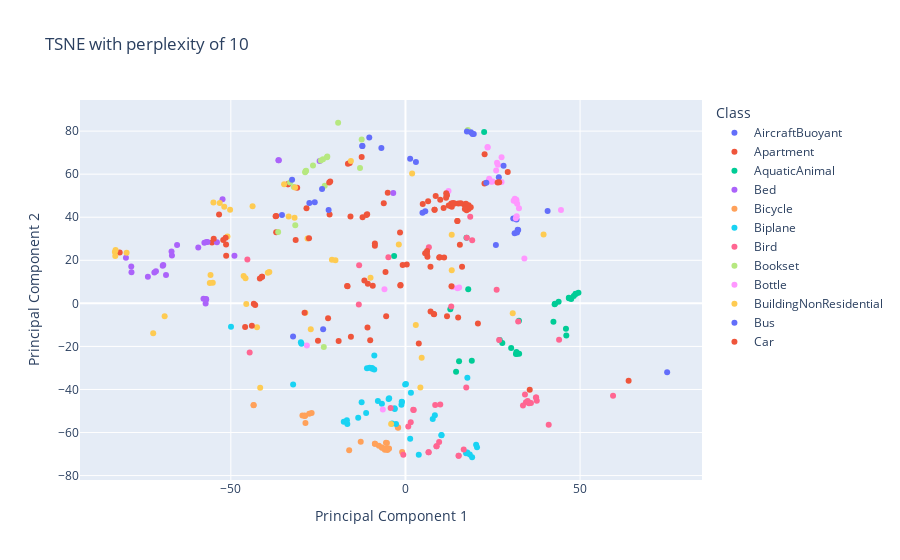

This figure's notebook cell:
### Code cell
X_embedded = TSNE(n_components=2, learning_rate='auto',init='random', perplexity=10).fit_transform(X)
tsne_df = pd.DataFrame(data=X_embedded, columns=['PCA1', 'PCA2'])
tsne_df['Class'] = Y['class']  # Add the class labels
tsne_df['Name']=Y["mesh_name"]

plot_data(tsne_df,"PCA1","PCA2", title="TSNE with perplexity of 10", subset=chunks[0],html_filename="plot_tsne_perplexity_10.html")

### Figure 1 — Plotly figure (JSON) as saved in the notebook; plotly's stock layout.template omitted (floating-point values rounded to 4 significant figures; data arrays with more than 128 entries replaced by an {"elided": "..."} marker saying what was removed)
{"data": [{"customdata": [["AircraftBuoyant", "m1337.obj"], ["AircraftBuoyant", "m1338.obj"], ["AircraftBuoyant", "m1339.obj"], ["AircraftBuoyant", "m1340.obj"], ["AircraftBuoyant", "m1341.obj"], ["AircraftBuoyant", "m1342.obj"], ["AircraftBuoyant", "m1343.obj"], ["AircraftBuoyant", "m1344.obj"], ["AircraftBuoyant", "m1345.obj"], ["AircraftBuoyant", "m1346.obj"], ["AircraftBuoyant", "m1348.obj"], ["AircraftBuoyant", "m1349.obj"], ["AircraftBuoyant", "m1350.obj"], ["AircraftBuoyant", "m1351.obj"], ["AircraftBuoyant", "m1352.obj"]], "hovertemplate": "Class=%{customdata[0]}<br>Principal Component 1=%{x}<br>Principal Component 2=%{y}<br>Name=%{customdata[1]}<extra></extra>", "legendgroup": "AircraftBuoyant", "marker": {"color": "#636efa", "symbol": "circle"}, "mode": "markers", "name": "AircraftBuoyant", "orientation": "v", "showlegend": true, "type": "scatter", "x": [-12.32, -12.38, -10.36, 25.89, 31.26, 2.996, -6.895, 1.343, -32.18, 32.28, 32.13, 31.95, 31.8, 40.7, 30.86], "xaxis": "x", "y": [73.07, 73.14, 77.04, 27.07, 32.57, 65.63, 72.18, 67.17, -15.38, 34.12, 34.16, 32.89, 38.96, 42.85, 39.41], "yaxis": "y"}, {"customdata": [["Apartment", "D00045.obj"], ["Apartment", "D00086.obj"], ["Apartment", "D00138.obj"], ["Apartment", "D00156.obj"], ["Apartment", "D00310.obj"], ["Apartment", "D00348.obj"], ["Apartment", "D00366.obj"], ["Apartment", "D00478.obj"], ["Apartment", "D00496.obj"], ["Apartment", "D00626.obj"], ["Apartment", "D00639.obj"], ["Apartment", "D00651.obj"], ["Apartment", "D00681.obj"], ["Apartment", "D00780.obj"], ["Apartment", "D00792.obj"], ["Apartment", "D00859.obj"], ["Apartment", "D00860.obj"], ["Apartment", "D00869.obj"], ["Apartment", "D00921.obj"], ["Apartment", "D00953.obj"], ["Apartment", "m463.obj"], ["Apartment", "m464.obj"], ["Apartment", "m465.obj"]], "hovertemplate": "Class=%{customdata[0]}<br>Principal Component 1=%{x}<br>Principal Component 2=%{y}<br>Name=%{customdata[1]}<extra></extra>", "legendgroup": "Apartment", "marker": {"color": "#EF553B", "symbol": "circle"}, "mode": "markers", "name": "Apartment", "orientation": "v", "showlegend": true, "type": "scatter", "x": [-81.82, -10.86, -53.36, -33.64, -36.98, -15.96, -16.46, -41.08, -55.38, -12.28, -21.54, -33.66, -31.0, -6.207, -12.54, 22.64, -41.06, -52.18, -5.07, -37.01, -28.34, -21.72, 22.66], "xaxis": "x", "y": [23.62, -11.2, 41.31, 55.35, 40.6, 65.22, 64.8, 12.37, 28.23, 39.97, 56.61, 55.34, 53.66, 46.44, 68.0, 55.61, 12.4, 29.41, 51.36, 33.08, 44.18, 41.26, 69.28], "yaxis": "y"}, {"customdata": [["AquaticAnimal", "m53.obj"], ["AquaticAnimal", "m54.obj"], ["AquaticAnimal", "m55.obj"], ["AquaticAnimal", "m56.obj"], ["AquaticAnimal", "m57.obj"], ["AquaticAnimal", "m58.obj"], ["AquaticAnimal", "m59.obj"], ["AquaticAnimal", "m60.obj"], ["AquaticAnimal", "m61.obj"], ["AquaticAnimal", "m62.obj"], ["AquaticAnimal", "m63.obj"], ["AquaticAnimal", "m64.obj"], ["AquaticAnimal", "m65.obj"], ["AquaticAnimal", "m66.obj"], ["AquaticAnimal", "m67.obj"], ["AquaticAnimal", "m68.obj"], ["AquaticAnimal", "m69.obj"], ["AquaticAnimal", "m70.obj"], ["AquaticAnimal", "m71.obj"], ["AquaticAnimal", "m72.obj"], ["AquaticAnimal", "m73.obj"], ["AquaticAnimal", "m74.obj"], ["AquaticAnimal", "m75.obj"], ["AquaticAnimal", "m76.obj"], ["AquaticAnimal", "m77.obj"], ["AquaticAnimal", "m78.obj"], ["AquaticAnimal", "m79.obj"], ["AquaticAnimal", "m80.obj"], ["AquaticAnimal", "m81.obj"]], "hovertemplate": "Class=%{customdata[0]}<br>Principal Component 1=%{x}<br>Principal Component 2=%{y}<br>Name=%{customdata[1]}<extra></extra>", "legendgroup": "AquaticAnimal", "marker": {"color": "#00cc96", "symbol": "circle"}, "mode": "markers", "name": "AquaticAnimal", "orientation": "v", "showlegend": true, "type": "scatter", "x": [42.71, 48.66, 42.81, 49.53, 48.79, 17.48, 22.53, 26.99, 43.86, 46.78, -3.251, 46.82, 14.49, 17.97, 48.19, 45.96, 47.46, 30.27, 32.49, 42.37, 12.85, 31.99, 31.77, 27.73, 18.99, 15.34, 46.05, 31.63, 32.55], "xaxis": "x", "y": [-0.4299, 4.318, -0.1921, 4.883, 4.498, 30.44, 79.59, -16.98, 0.7857, 2.622, 22.02, 2.37, -31.75, 6.57, 3.467, -11.82, 1.969, -20.79, -8.112, -8.53, -2.714, -23.37, -22.64, -18.47, -26.65, -26.89, -14.93, -23.48, -23.41], "yaxis": "y"}, {"customdata": [["Bed", "D00031.obj"], ["Bed", "D00110.obj"], ["Bed", "D00121.obj"], ["Bed", "D00184.obj"], ["Bed", "D00210.obj"], ["Bed", "D00213.obj"], ["Bed", "D00217.obj"], ["Bed", "D00307.obj"], ["Bed", "D00322.obj"], ["Bed", "D00417.obj"], ["Bed", "D00538.obj"], ["Bed", "D00545.obj"], ["Bed", "D00552.obj"], ["Bed", "D00565.obj"], ["Bed", "D00650.obj"], ["Bed", "D00735.obj"], ["Bed", "D00836.obj"], ["Bed", "D00839.obj"], ["Bed", "D00969.obj"], ["Bed", "D00988.obj"], ["Bed", "m945.obj"], ["Bed", "m946.obj"], ["Bed", "m947.obj"], ["Bed", "m948.obj"], ["Bed", "m949.obj"], ["Bed", "m950.obj"], ["Bed", "m951.obj"]], "hovertemplate": "Class=%{customdata[0]}<br>Principal Component 1=%{x}<br>Principal Component 2=%{y}<br>Name=%{customdata[1]}<extra></extra>", "legendgroup": "Bed", "marker": {"color": "#ab63fa", "symbol": "circle"}, "mode": "markers", "name": "Bed", "orientation": "v", "showlegend": true, "type": "scatter", "x": [-53.98, -71.9, -80.03, -24.58, -52.37, -48.96, -57.05, -36.38, -57.83, -56.68, -71.44, -69.51, -68.56, -57.57, -57.1, -56.98, -3.498, -36.25, -65.39, -69.35, -59.32, -57.22, -73.75, -66.86, -66.98, -78.45, -78.5], "xaxis": "x", "y": [28.37, 14.36, 21.2, 66.16, 48.34, 22.13, 1.805, 66.46, 2.108, 28.5, 14.89, 17.43, 13.12, 28.13, 2.077, 28.47, 51.21, 66.52, 27.1, 17.78, 25.9, -0.129, 12.34, 22.17, 24.09, 14.4, 17.09], "yaxis": "y"}, {"customdata": [["Bicycle", "D00016.obj"], ["Bicycle", "D00033.obj"], ["Bicycle", "D00040.obj"], ["Bicycle", "D00077.obj"], ["Bicycle", "D00078.obj"], ["Bicycle", "D00462.obj"], ["Bicycle", "D00514.obj"], ["Bicycle", "D00536.obj"], ["Bicycle", "D00555.obj"], ["Bicycle", "D00558.obj"], ["Bicycle", "D00567.obj"], ["Bicycle", "D00621.obj"], ["Bicycle", "D00708.obj"], ["Bicycle", "D00750.obj"], ["Bicycle", "D00838.obj"], ["Bicycle", "D00847.obj"], ["Bicycle", "D00904.obj"], ["Bicycle", "D00930.obj"], ["Bicycle", "D00931.obj"], ["Bicycle", "D00974.obj"], ["Bicycle", "m1472.obj"], ["Bicycle", "m1473.obj"], ["Bicycle", "m1475.obj"], ["Bicycle", "m1476.obj"], ["Bicycle", "m1477.obj"], ["Bicycle", "m1478.obj"]], "hovertemplate": "Class=%{customdata[0]}<br>Principal Component 1=%{x}<br>Principal Component 2=%{y}<br>Name=%{customdata[1]}<extra></extra>", "legendgroup": "Bicycle", "marker": {"color": "#FFA15A", "symbol": "circle"}, "mode": "markers", "name": "Bicycle", "orientation": "v", "showlegend": true, "type": "scatter", "x": [-6.714, -5.903, -16.12, -5.308, -28.81, -5.576, -7.601, -29.5, -2.174, -2.092, -4.824, -6.697, -8.736, -26.86, -8.756, -28.77, -28.63, -27.57, -12.81, -43.47, -0.9579, -5.161, -43.48, -4.713, -28.87, -5.442], "xaxis": "x", "y": [-66.99, -67.96, -68.29, -64.88, -52.22, -64.76, -66.09, -52.05, -57.56, -57.82, -67.51, -67.05, -65.25, -50.93, -65.22, -52.25, -55.58, -51.31, -64.25, -47.28, -69.1, -68.12, -47.27, -67.46, -52.19, -67.38], "yaxis": "y"}, {"customdata": [["Biplane", "D00069.obj"], ["Biplane", "D00132.obj"], ["Biplane", "D00178.obj"], ["Biplane", "D00199.obj"], ["Biplane", "D00246.obj"], ["Biplane", "D00276.obj"], ["Biplane", "D00277.obj"], ["Biplane", "D00320.obj"], ["Biplane", "D00373.obj"], ["Biplane", "D00410.obj"], ["Biplane", "D00490.obj"], ["Biplane", "D00515.obj"], ["Biplane", "D00601.obj"], ["Biplane", "D00616.obj"], ["Biplane", "D00632.obj"], ["Biplane", "D00634.obj"], ["Biplane", "D00666.obj"], ["Biplane", "D00854.obj"], ["Biplane", "D00890.obj"], ["Biplane", "D00900.obj"], ["Biplane", "m1118.obj"], ["Biplane", "m1119.obj"], ["Biplane", "m1120.obj"], ["Biplane", "m1121.obj"], ["Biplane", "m1122.obj"], ["Biplane", "m1123.obj"], ["Biplane", "m1124.obj"], ["Biplane", "m1126.obj"], ["Biplane", "m1127.obj"], ["Biplane", "m1128.obj"], ["Biplane", "m1129.obj"], ["Biplane", "m1131.obj"], ["Biplane", "m1132.obj"], ["Biplane", "m1133.obj"], ["Biplane", "m1134.obj"], ["Biplane", "m1135.obj"], ["Biplane", "m1136.obj"], ["Biplane", "m1137.obj"], ["Biplane", "m1138.obj"], ["Biplane", "m1139.obj"], ["Biplane", "m1141.obj"], ["Biplane", "m1143.obj"], ["Biplane", "m1144.obj"], ["Biplane", "m1146.obj"]], "hovertemplate": "Class=%{customdata[0]}<br>Principal Component 1=%{x}<br>Principal Component 2=%{y}<br>Name=%{customdata[1]}<extra></extra>", "legendgroup": "Biplane", "marker": {"color": "#19d3f3", "symbol": "circle"}, "mode": "markers", "name": "Biplane", "orientation": "v", "showlegend": true, "type": "scatter", "x": [-11.26, -0.08415, 17.69, -17.66, 20.23, -8.918, 20.49, 17.36, -4.667, 17.72, 1.35, -4.822, -49.95, 7.809, -1.034, -7.891, -9.567, 18.42, -29.94, 17.6, -16.64, -11.02, -29.77, -13.53, -1.149, -10.27, -2.705, -32.16, 0.1445, -9.511, -3.063, -8.933, -3.832, -1.052, 10.3, 1.568, 3.813, 10.31, -6.746, -16.77, 19.09, -12.55, -3.119, 8.416], "xaxis": "x", "y": [-50.95, -37.66, -69.25, -55.01, -65.68, -24.22, -66.85, -69.65, -44.05, -34.55, -62.93, -44.48, -10.92, -53.76, -45.68, -45.39, -30.03, -70.25, -18.03, -69.4, -56.0, -30.11, -18.78, -53.19, -47.06, -29.92, -56.0, -37.66, -37.49, -30.39, -49.04, -30.75, -55.77, -45.79, -61.13, -41.51, -70.37, -61.3, -46.61, -54.35, -71.48, -45.9, -48.73, -51.96], "yaxis": "y"}, {"customdata": [["Bird", "D00089.obj"], ["Bird", "D00113.obj"], ["Bird", "D00164.obj"], ["Bird", "D00234.obj"], ["Bird", "D00271.obj"], ["Bird", "D00284.obj"], ["Bird", "D00323.obj"], ["Bird", "D00386.obj"], ["Bird", "D00438.obj"], ["Bird", "D00442.obj"], ["Bird", "D00546.obj"], ["Bird", "D00599.obj"], ["Bird", "D00625.obj"], ["Bird", "D00689.obj"], ["Bird", "D00736.obj"], ["Bird", "D00762.obj"], ["Bird", "D00862.obj"], ["Bird", "D00922.obj"], ["Bird", "D00961.obj"], ["Bird", "D00999.obj"], ["Bird", "m28.obj"], ["Bird", "m29.obj"], ["Bird", "m30.obj"], ["Bird", "m31.obj"], ["Bird", "m32.obj"], ["Bird", "m33.obj"], ["Bird", "m34.obj"], ["Bird", "m35.obj"], ["Bird", "m36.obj"], ["Bird", "m37.obj"], ["Bird", "m38.obj"], ["Bird", "m39.obj"], ["Bird", "m40.obj"], ["Bird", "m41.obj"], ["Bird", "m42.obj"], ["Bird", "m43.obj"], ["Bird", "m44.obj"], ["Bird", "m45.obj"], ["Bird", "m47.obj"], ["Bird", "m48.obj"], ["Bird", "m50.obj"], ["Bird", "m51.obj"], ["Bird", "m52.obj"]], "hovertemplate": "Class=%{customdata[0]}<br>Principal Component 1=%{x}<br>Principal Component 2=%{y}<br>Name=%{customdata[1]}<extra></extra>", "legendgroup": "Bird", "marker": {"color": "#FF6692", "symbol": "circle"}, "mode": "markers", "name": "Bird", "orientation": "v", "showlegend": true, "type": "scatter", "x": [6.653, -13.36, 16.68, 9.963, 1.508, 15.23, 59.44, 43.99, 35.39, -4.239, 34.22, 37.6, 0.8088, 8.88, 34.5, 8.518, 33.65, 2.24, 35.93, 37.42, 13.11, 32.27, 26.83, 6.703, 26.11, -13.26, 6.599, -45.26, -44.61, 2.364, 37.35, 17.41, 8.912, 35.36, 41.02, -0.6159, 9.641, 15.22, 34.99, 17.56, 19.11, 18.55, -4.883], "xaxis": "x", "y": [-69.13, -0.4858, -67.9, -46.93, -55.2, -70.74, -42.88, -16.91, -46.22, -48.66, -42.29, -45.25, -57.18, -66.39, -45.95, -47.19, -47.42, -49.47, -46.34, -43.68, -1.459, -8.39, -16.97, 26.08, 6.321, 17.68, -69.14, 20.31, -22.81, -49.48, -43.68, -39.05, -66.36, -46.35, -56.37, -70.34, -64.37, -70.74, -45.4, 30.44, 29.26, 40.19, 21.37], "yaxis": "y"}, {"customdata": [["Bookset", "D01009.obj"], ["Bookset", "D01013.obj"], ["Bookset", "D01030.obj"], ["Bookset", "D01038.obj"], ["Bookset", "D01042.obj"], ["Bookset", "D01050.obj"], ["Bookset", "D01065.obj"], ["Bookset", "D01096.obj"], ["Bookset", "D01108.obj"], ["Bookset", "D01110.obj"], ["Bookset", "D01122.obj"], ["Bookset", "D01135.obj"], ["Bookset", "D01146.obj"], ["Bookset", "D01182.obj"], ["Bookset", "D01183.obj"], ["Bookset", "D01184.obj"], ["Bookset", "D01190.obj"], ["Bookset", "D01199.obj"]], "hovertemplate": "Class=%{customdata[0]}<br>Principal Component 1=%{x}<br>Principal Component 2=%{y}<br>Name=%{customdata[1]}<extra></extra>", "legendgroup": "Bookset", "marker": {"color": "#B6E880", "symbol": "circle"}, "mode": "markers", "name": "Bookset", "orientation": "v", "showlegend": true, "type": "scatter", "x": [-24.25, -33.06, -19.28, -23.38, -31.55, -22.46, -31.97, -28.6, -23.11, -13.01, -12.54, 17.86, -22.38, -28.73, -23.61, -26.48, -36.45, -28.45], "xaxis": "x", "y": [66.37, 56.16, 83.88, -20.31, 36.28, 67.82, 54.09, 61.38, 54.62, 62.85, 76.05, 80.57, 68.2, 60.92, 66.93, 64.01, 33.16, 61.56], "yaxis": "y"}, {"customdata": [["Bottle", "D00020.obj"], ["Bottle", "D00123.obj"], ["Bottle", "D00139.obj"], ["Bottle", "D00166.obj"], ["Bottle", "D00176.obj"], ["Bottle", "D00208.obj"], ["Bottle", "D00281.obj"], ["Bottle", "D00311.obj"], ["Bottle", "D00350.obj"], ["Bottle", "D00390.obj"], ["Bottle", "D00451.obj"], ["Bottle", "D00679.obj"], ["Bottle", "D00696.obj"], ["Bottle", "D00711.obj"], ["Bottle", "D00716.obj"], ["Bottle", "D00726.obj"], ["Bottle", "D00892.obj"], ["Bottle", "D00940.obj"], ["Bottle", "D00959.obj"], ["Bottle", "m482.obj"], ["Bottle", "m483.obj"], ["Bottle", "m484.obj"], ["Bottle", "m485.obj"], ["Bottle", "m486.obj"], ["Bottle", "m487.obj"], ["Bottle", "m488.obj"], ["Bottle", "m489.obj"], ["Bottle", "m490.obj"], ["Bottle", "m491.obj"]], "hovertemplate": "Class=%{customdata[0]}<br>Principal Component 1=%{x}<br>Principal Component 2=%{y}<br>Name=%{customdata[1]}<extra></extra>", "legendgroup": "Bottle", "marker": {"color": "#FF97FF", "symbol": "circle"}, "mode": "markers", "name": "Bottle", "orientation": "v", "showlegend": true, "type": "scatter", "x": [31.7, 30.98, 34.05, 27.51, -28.22, 14.91, 15.37, 24.55, 31.73, -6.013, 26.22, -6.479, 23.51, 23.97, 13.52, 44.53, 23.54, 23.98, 32.5, 31.62, 31.99, 31.31, 31.75, 25.97, 31.85, 24.98, 27.52, 26.46, 12.33], "xaxis": "x", "y": [47.24, 47.66, 20.89, 67.89, -19.54, 7.069, 7.34, 56.53, 47.86, 6.554, 65.31, -49.35, 72.65, 57.15, 7.64, 43.32, 72.44, 57.83, 44.19, 39.54, 46.25, 48.55, 48.17, 61.72, 40.44, 56.54, 56.4, 64.42, 52.15], "yaxis": "y"}, {"customdata": [["BuildingNonResidential", "m382.obj"], ["BuildingNonResidential", "m383.obj"], ["BuildingNonResidential", "m384.obj"], ["BuildingNonResidential", "m385.obj"], ["BuildingNonResidential", "m386.obj"], ["BuildingNonResidential", "m387.obj"], ["BuildingNonResidential", "m390.obj"], ["BuildingNonResidential", "m391.obj"], ["BuildingNonResidential", "m392.obj"], ["BuildingNonResidential", "m393.obj"], ["BuildingNonResidential", "m394.obj"], ["BuildingNonResidential", "m395.obj"], ["BuildingNonResidential", "m396.obj"], ["BuildingNonResidential", "m397.obj"], ["BuildingNonResidential", "m398.obj"], ["BuildingNonResidential", "m399.obj"], ["BuildingNonResidential", "m400.obj"], ["BuildingNonResidential", "m401.obj"], ["BuildingNonResidential", "m402.obj"], ["BuildingNonResidential", "m404.obj"], ["BuildingNonResidential", "m405.obj"], ["BuildingNonResidential", "m406.obj"], ["BuildingNonResidential", "m407.obj"], ["BuildingNonResidential", "m408.obj"], ["BuildingNonResidential", "m409.obj"], ["BuildingNonResidential", "m410.obj"], ["BuildingNonResidential", "m412.obj"], ["BuildingNonResidential", "m413.obj"], ["BuildingNonResidential", "m414.obj"], ["BuildingNonResidential", "m415.obj"], ["BuildingNonResidential", "m416.obj"], ["BuildingNonResidential", "m418.obj"], ["BuildingNonResidential", "m420.obj"], ["BuildingNonResidential", "m421.obj"], ["BuildingNonResidential", "m470.obj"], ["BuildingNonResidential", "m471.obj"], ["BuildingNonResidential", "m472.obj"], ["BuildingNonResidential", "m474.obj"], ["BuildingNonResidential", "m475.obj"], ["BuildingNonResidential", "m477.obj"], ["BuildingNonResidential", "m478.obj"], ["BuildingNonResidential", "m479.obj"], ["BuildingNonResidential", "m481.obj"]], "hovertemplate": "Class=%{customdata[0]}<br>Principal Component 1=%{x}<br>Principal Component 2=%{y}<br>Name=%{customdata[1]}<extra></extra>", "legendgroup": "BuildingNonResidential", "marker": {"color": "#FECB52", "symbol": "circle"}, "mode": "markers", "name": "BuildingNonResidential", "orientation": "v", "showlegend": true, "type": "scatter", "x": [-46.33, -21.06, -68.95, -20.05, -83.21, -42.5, -15.62, -1.899, 13.25, -28.66, -55.17, -38.98, -45.57, -39.4, -55.81, -83.0, -51.88, -27.11, -33.45, -10.0, -34.74, -31.76, 1.91, -50.97, 4.274, -54.99, -4.102, -43.77, -45.79, -28.03, -31.6, -53.17, -50.2, -56.01, -72.22, 39.55, 13.25, -83.09, 30.71, 2.964, -41.6, 4.646, -79.84], "xaxis": "x", "y": [12.66, 20.3, -5.967, 19.97, 23.83, -11.1, 66.11, 27.37, 31.85, -4.311, 9.618, 14.5, -0.3473, 14.21, 13.22, 24.83, 44.87, -12.06, 40.35, 11.9, 55.33, 39.78, 60.3, 31.08, -39.08, 46.88, -56.02, 45.11, 11.65, 30.16, 53.79, 46.65, 43.45, 9.422, -13.93, 31.93, 15.38, 21.96, -4.632, -10.03, -39.15, -25.28, 23.46], "yaxis": "y"}, {"customdata": [["Bus", "D00084.obj"], ["Bus", "D00114.obj"], ["Bus", "D00151.obj"], ["Bus", "D00179.obj"], ["Bus", "D00182.obj"], ["Bus", "D00264.obj"], ["Bus", "D00436.obj"], ["Bus", "D00448.obj"], ["Bus", "D00483.obj"], ["Bus", "D00677.obj"], ["Bus", "D00754.obj"], ["Bus", "D00769.obj"], ["Bus", "D00775.obj"], ["Bus", "D00815.obj"], ["Bus", "D00823.obj"], ["Bus", "D00832.obj"], ["Bus", "D00857.obj"]], "hovertemplate": "Class=%{customdata[0]}<br>Principal Component 1=%{x}<br>Principal Component 2=%{y}<br>Name=%{customdata[1]}<extra></extra>", "legendgroup": "Bus", "marker": {"color": "#636efa", "symbol": "circle"}, "mode": "markers", "name": "Bus", "orientation": "v", "showlegend": true, "type": "scatter", "x": [74.93, -32.46, 5.672, 18.75, 4.871, 28.09, 26.73, -23.88, 17.59, -23.57, -22.01, -25.98, -27.51, 19.56, -35.36, 23.16, 19.2], "xaxis": "x", "y": [-31.99, 57.43, 42.72, 79.49, 42.08, 63.94, 58.51, 53.09, 79.81, -12.07, 43.41, 46.97, 46.66, 78.71, 41.06, 56.01, 78.7], "yaxis": "y"}, {"customdata": {"elided": "89x2 str values"}, "hovertemplate": "Class=%{customdata[0]}<br>Principal Component 1=%{x}<br>Principal Component 2=%{y}<br>Name=%{customdata[1]}<extra></extra>", "legendgroup": "Car", "marker": {"color": "#EF553B", "symbol": "circle"}, "mode": "markers", "name": "Car", "orientation": "v", "showlegend": true, "type": "scatter", "x": [13.18, -27.61, -15.74, 16.79, -21.83, 13.12, -28.89, -11.15, -8.759, 0.3704, 18.09, 15.09, 4.946, -5.711, 12.92, 11.84, 15.16, -1.422, 13.27, -10.97, 12.38, 11.82, -43.02, -41.69, -1.553, -15.62, -22.16, -1.454, 9.67, 6.287, -25.05, -31.44, 6.19, 20.75, 35.58, 3.819, 8.195, -45.91, -16.57, 7.195, -43.97, -9.362, -16.71, -10.77, -5.523, 8.1, 11.9, 14.87, 17.51, 14.87, 18.08, 29.28, 9.808, 17.7, 15.83, -0.8002, 8.657, -8.756, 10.92, 14.11, 26.83, 18.69, 11.68, 17.32, 6.153, 26.39, 17.7, 5.645, 9.954, 13.66, 15.58, -11.76, 8.328, -54.9, 7.165, 8.332, 11.07, 6.488, 17.01, 16.2, -10.09, 63.89, 11.63, -19.13, -43.43, -37.17, -51.33, -51.49, -51.36], "xaxis": "x", "y": [7.921, 30.21, 40.4, 45.95, 56.17, 46.4, -4.416, 41.09, 27.83, 18.03, 43.82, -6.547, 46.09, 14.51, 45.17, 50.24, 46.32, 8.528, 44.91, 41.34, 45.47, 50.22, -0.754, 11.55, 32.86, -15.54, -6.872, 8.232, 21.32, 21.67, -17.4, 29.38, 24.26, -9.344, -40.1, -18.62, -5.061, -10.95, 7.922, -3.737, -10.39, 8.215, 8.0, 9.113, -5.956, -4.959, -5.996, 38.23, 43.19, 38.21, 45.52, 60.97, 21.38, 44.94, 46.47, 17.87, 49.8, 26.7, 44.23, 46.43, 56.29, 44.61, 51.1, 46.31, 22.94, 56.16, 45.02, 23.32, 48.16, 46.57, 27.27, 10.55, 43.5, 30.03, 17.01, 43.5, 21.31, 47.45, 43.84, 16.98, -17.16, -35.95, 49.06, -17.49, -0.1991, 40.48, 22.09, 30.48, 27.31], "yaxis": "y"}], "layout": {"legend": {"title": {"text": "Class"}, "tracegroupgap": 0}, "title": {"text": "TSNE with perplexity of 10"}, "xaxis": {"anchor": "y", "domain": [0, 1], "title": {"text": "Principal Component 1"}}, "yaxis": {"anchor": "x", "domain": [0, 1], "title": {"text": "Principal Component 2"}}}}
